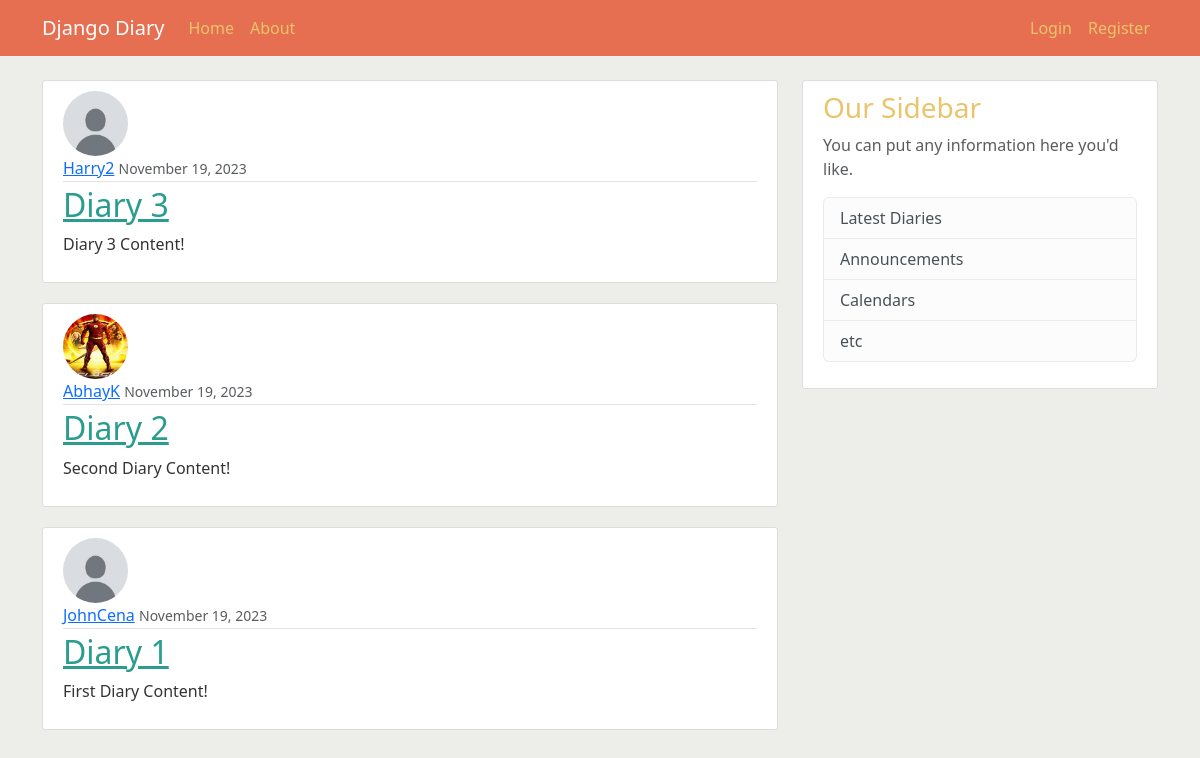
Before: / with the older database file.
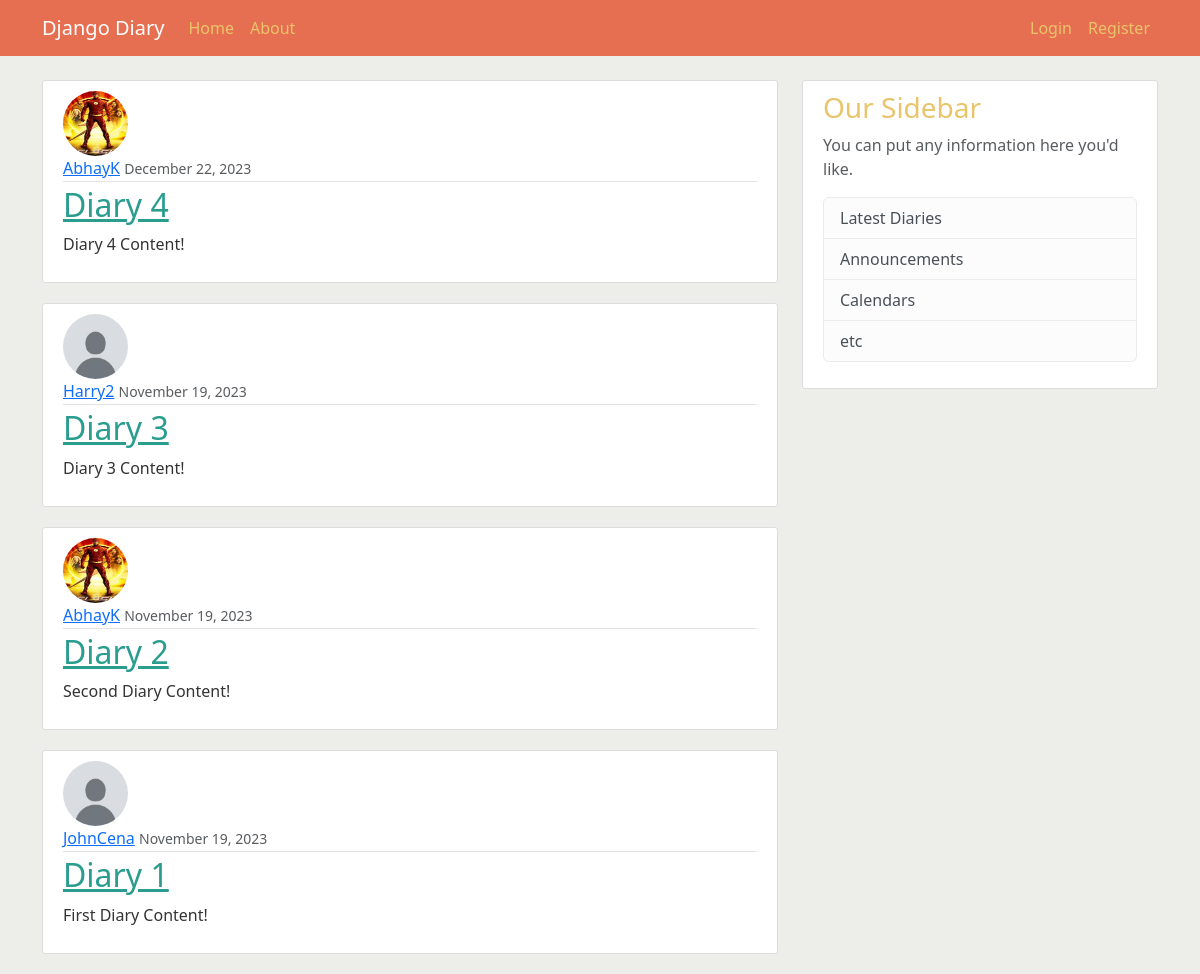
After: the same page with the newer database file.
### diary/models.py (models this page shows, shortened)
class DiaryPost(models.Model):
    title = models.CharField(max_length=100)
    content = models.TextField()
    date_posted = models.DateTimeField(default=timezone.now)
    author = models.ForeignKey(User, on_delete=models.CASCADE)

### users/models.py (models this page shows, shortened)
class Profile(models.Model):
    user = models.OneToOneField(User, on_delete=models.CASCADE)
    image = models.ImageField(default='default.jpg', upload_to='profile_pics')

### diary/views.py (the view)
# urls.py: path("", DiaryPostListView.as_view(), name="diary-home"),
class DiaryPostListView(ListView):
    model = DiaryPost
    template_name = "diary/home.html"
    context_object_name = "diaryPosts"
    ordering = ["-date_posted"]

### diary/templates/diary/home.html
{% extends "diary/base.html" %}
{% block content %}
    {% for diaryPost in diaryPosts %}
        <article class="media content-section">
            <img class="rounded-circle article-img" src="{{ diaryPost.author.profile.image.url }}">
            <div class="media-body">
            <div class="article-metadata">
                <a class="mr-2" href="#">{{ diaryPost.author }}</a>
                <small class="text-muted">{{ diaryPost.date_posted|date:"F d, Y" }}</small>
            </div>
            <h2><a class="article-title" href="{% url 'diaryPost-detail' diaryPost.id %}">{{ diaryPost.title }}</a></h2>
            <p class="article-content">{{ diaryPost.content }}</p>
            </div>
      </article>
    {% endfor %}
{% endblock content %}

### diary/templates/diary/base.html (shortened to what this page needs)
{% load static %}
<!DOCTYPE html>
<html>
    <head>
        <link href="https://cdn.jsdelivr.net/npm/bootstrap@5.3.2/dist/css/bootstrap.min.css" rel="stylesheet">
        <link rel="stylesheet" type="text/css" href="{% static 'diary/main.css' %}">
    </head>
<body>
    <header class="site-header">
        <nav class="navbar navbar-expand-md navbar-dark bg-steel fixed-top">
          <div class="container">
            <a class="navbar-brand mr-4" href="{% url 'diary-home' %}">Django Diary</a>
            <div class="collapse navbar-collapse" id="navbarToggle">
              <div class="navbar-nav mr-auto">
                <a class="nav-item nav-link" href="{% url 'diary-home' %}">Home</a>
                <a class="nav-item nav-link" href="{% url 'diary-about' %}">About</a>
              </div>
              <div class="navbar-nav ms-auto mb-2 mb-lg-0">
                {% if user.is_authenticated %}
                  <a class="nav-item nav-link" href="{% url 'diaryPost-create' %}">New Diary Post</a>
                  <a class="nav-item nav-link" href="{% url 'profile' %}">Profile</a>
                  <a class="nav-item nav-link" href="{% url 'logout' %}">Logout</a>
                {% else %}
                  <a class="nav-item nav-link" href="{% url 'login' %}">Login</a>
                  <a class="nav-item nav-link" href="{% url 'register' %}">Register</a>
                {% endif %}
              </div>
            </div>
          </div>
        </nav>
      </header>
      <main role="main" class="container">
        <div class="row">
          <div class="col-md-8">
            {% block content %}{% endblock %}
          </div>
          <div class="col-md-4">
            <div class="content-section">
              <h3>Our Sidebar</h3>
              <p class='text-muted'>You can put any information here you'd like.
                <ul class="list-group">
                  <li class="list-group-item list-group-item-light">Latest Diaries</li>
                  <li class="list-group-item list-group-item-light">Announcements</li>
                  <li class="list-group-item list-group-item-light">Calendars</li>
                  <li class="list-group-item list-group-item-light">etc</li>
                </ul>
              </p>
            </div>
          </div>
        </div>
      </main>
</body>
</html>

### diary/static/diary/main.css (style rules this page uses)
body { background: #edede9; color: #333333; margin-top: 5rem; }
h1, h2, h3, h4, h5, h6 { color: #e9c46a; }
ul { margin: 0; }
.bg-steel { background-color: #e76f51; }
.site-header .navbar-nav .nav-link { color: #e9c46a; }
.content-section { background: #ffffff; padding: 10px 20px; border: 1px solid #dddddd; border-radius: 3px; margin-bottom: 20px; }
.article-title { color: #2a9d8f; }
.article-content { white-space: pre-line; }
.article-img { height: 65px; width: 65px; margin-right: 16px; }
.article-metadata { padding-bottom: 1px; margin-bottom: 4px; border-bottom: 1px solid #e3e3e3 }

Changed rows visible on the page:
added DiaryPost: author.profile.image (picture), author "AbhayK", date_posted "December 22, 2023", title "Diary 4", content "Diary 4 Content!"
